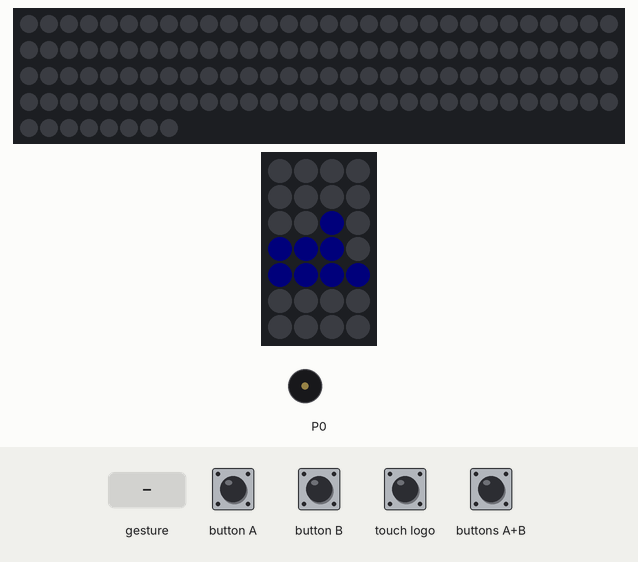
Recording of a program running on a simulated BBC micro:bit (MakeCode). On the bench: 128 RGB LEDs in strip order, left to right, continuing on the next row, 4×7 RGB LED matrix, buzzer (waves = sounding). The inputs (shaded band) are chosen by the test bench. Dim RGB values are drawn brighter than linear; random numbers come from a fixed seed; the interpreter's speed is modelled, so counts of loop turns are approximate; a tilt is held for 1.5 s and a shake lasts 1 s, then the board lies face up again; what the program prints to the serial console is not drawn.

Above: at 0.88 s.
1.4 s: gesture 'screen down'
At 3.59 s:
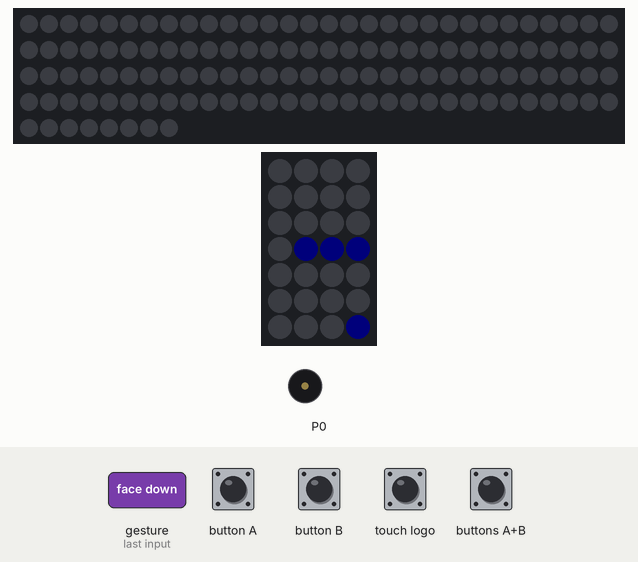
At 5.6 s:
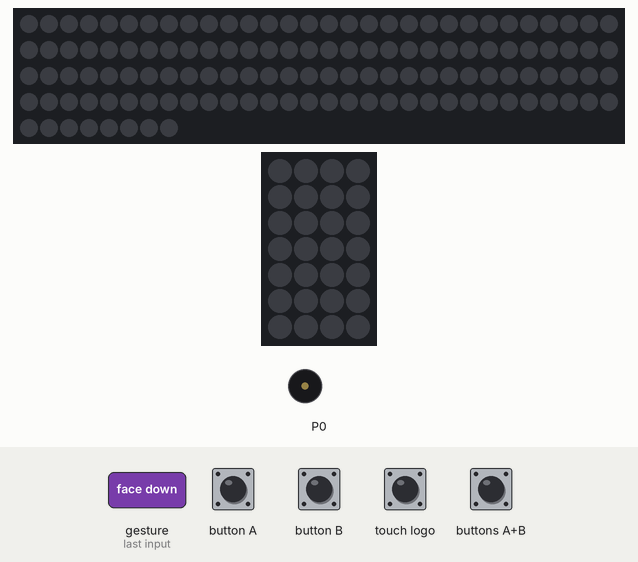
Timing chart, 0 to 7.1 s (numbered marks = the images above; inputs shaded):
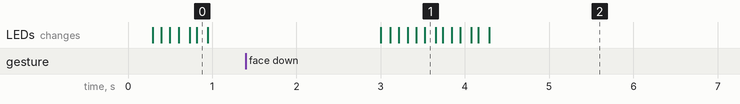

The program:

main.ts
```typescript
let MAX_BRIGHTNESS = 255
let GAMEOVER_BRIGHTNESS = 3

let CHRISTMAS_STRING_BRIGHTNESS = MAX_BRIGHTNESS
let CHRISTMAS_STRING_HEIGHT = 20
let CHRISTMAS_STRING_WIDTH = 10
let BORDER_COLOR = neopixel.colors(NeoPixelColors.White)
let BACKGROUND_COLOR = neopixel.colors(NeoPixelColors.Black)

let FIGURE_MAPS = [
    [
        [0, 1, 0, 0],
        [0, 1, 0, 0],
        [0, 1, 0, 0],
        [0, 1, 0, 0]
    ],
    [
        [0, 1, 0],
        [0, 1, 0],
        [1, 1, 0]
    ],
    [
        [0, 1, 0],
        [0, 1, 0],
        [0, 1, 1]
    ],
    [
        [1, 1],
        [1, 1]
    ],
    [
        [0, 0, 0],
        [0, 1, 1],
        [1, 1, 0]
    ],
    [
        [0, 0, 0],
        [1, 1, 1],
        [0, 1, 0]
    ],
    [
        [0, 0, 0],
        [1, 1, 0],
        [0, 1, 1]
    ]
]
let FIGURE_COLORS = [
    neopixel.colors(NeoPixelColors.Indigo),
    neopixel.colors(NeoPixelColors.Blue),
    neopixel.colors(NeoPixelColors.Orange),
    neopixel.colors(NeoPixelColors.Yellow),
    neopixel.colors(NeoPixelColors.Green),
    neopixel.colors(NeoPixelColors.Violet),
    neopixel.colors(NeoPixelColors.Red)
]

let COLLAPSE_LINE_MELODY = "G C5"
let COLLAPSE_LINE_BPM = 800
let NEXT_FIGURE_MELODY = "G C"
let NEXT_FIGURE_BPM = 800
let MOVE_MELODY = "C"
let MOVE_BPM = 2000
let ROTATE_MELODY = "C5"
let ROTATE_BPM = 2000

let INFO_DISPLAY_BRIGHTNESS = 32
let INFO_DISPLAY_WIDTH = 16
let INFO_DISPLAY_HEIGHT = 8

let NUMBER_MAPS = [
    [
        [0, 1, 1, 1],
        [0, 1, 0, 1],
        [0, 1, 0, 1],
        [0, 1, 0, 1],
        [0, 1, 1, 1]
    ], [
        [0, 0, 0, 1],
        [0, 0, 1, 1],
        [0, 0, 0, 1],
        [0, 0, 0, 1],
        [0, 0, 0, 1]
    ], [
        [0, 1, 1, 1],
        [0, 0, 0, 1],
        [0, 1, 1, 1],
        [0, 1, 0, 0],
        [0, 1, 1, 1]
    ],
    [
        [0, 1, 1, 1],
        [0, 0, 0, 1],
        [0, 1, 1, 1],
        [0, 0, 0, 1],
        [0, 1, 1, 1]
    ],
    [
        [0, 1, 0, 1],
        [0, 1, 0, 1],
        [0, 1, 1, 1],
        [0, 0, 0, 1],
        [0, 0, 0, 1]
    ],
    [
        [0, 1, 1, 1],
        [0, 1, 0, 0],
        [0, 1, 1, 1],
        [0, 0, 0, 1],
        [0, 1, 1, 1]
    ],
    [
        [0, 1, 1, 1],
        [0, 1, 0, 0],
        [0, 1, 1, 1],
        [0, 1, 0, 1],
        [0, 1, 1, 1]
    ],
    [
        [0, 1, 1, 1],
        [0, 0, 0, 1],
        [0, 0, 0, 1],
        [0, 0, 1, 0],
        [0, 0, 1, 0]
    ],
    [
        [0, 1, 1, 1],
        [0, 1, 0, 1],
        [0, 1, 1, 1],
        [0, 1, 0, 1],
        [0, 1, 1, 1]
    ],
    [
        [0, 1, 1, 1],
        [0, 1, 0, 1],
        [0, 1, 1, 1],
        [0, 0, 0, 1],
        [0, 1, 1, 1]
    ]
]
let INFO_CELL_WIDTH = 4
let INFO_CELL_HEIGHT = 5
let INFO_LOW_COLOR = neopixel.colors(NeoPixelColors.Green)
let INFO_MIDDLE_COLOR = neopixel.colors(NeoPixelColors.Yellow)
let INFO_HIGH_COLOR = neopixel.colors(NeoPixelColors.Red)

let BASE_DELAY = 500

let christmasString = neopixel.create(DigitalPin.P1, CHRISTMAS_STRING_WIDTH * CHRISTMAS_STRING_HEIGHT, NeoPixelMode.RGB)
let infoDisplay = neopixel.create(DigitalPin.P2, INFO_DISPLAY_WIDTH * INFO_DISPLAY_HEIGHT, NeoPixelMode.RGB)
let currentField: number[][]
let currentFigure: number[][]
let currentX: number
let currentY: number
let nextFigure: number[][]
let nextFigureIndex: number
let nextRotateCount: number
let collapsedLines: number
let isPaused: boolean
let isGameOver: boolean
let lastMelody: string
let lastBPM: number
let currentTask = 0

function getFieldWidth() {
    return 1 + CHRISTMAS_STRING_WIDTH + 1
}

function getFieldHeight() {
    return 1 + CHRISTMAS_STRING_HEIGHT + 1
}

function getEmptyRow(edgeColor: number, middleColor: number): number[] {
    let result: number[] = []
    for (let column = 0; column < getFieldWidth(); column++) {
        if (column == 0 || column == getFieldWidth() - 1) {
            result.push(edgeColor)
        } else {
            result.push(middleColor)
        }
    }
    return result
}

function getEmptyField(): number[][] {
    let result: number[][] = []
    for (let row = 0; row < getFieldHeight(); row++) {
        if (row == 0 || row == getFieldHeight() - 1) {
            result.push(getEmptyRow(BACKGROUND_COLOR, BORDER_COLOR))
        } else {
            result.push(getEmptyRow(BORDER_COLOR, BACKGROUND_COLOR))
        }
    }
    return result
}

function getFigureWidth(figure: number[][]): number {
    return figure[0].length
}

function getFigureHeight(figure: number[][]): number {
    return figure.length
}

function getColorFigure(map: number[][], color: number): number[][] {
    let result: number[][] = []
    let width = getFigureWidth(map)
    let height = getFigureHeight(map)
    let resultRow: number[];
    for (let row = 0; row < height; row++) {
        resultRow = []
        for (let column = 0; column < width; column++) {
            if (map[row][column]) {
                resultRow.push(color)
            } else {
                resultRow.push(BACKGROUND_COLOR)
            }
        }
        result.push(resultRow)
    }
    return result
}

function getFieldWithFigure(field: number[][], figure: number[][], x: number, y: number): number[][] {
    let resultField: number[][] = []
    let resultRow: number[];
    for (let row = 0; row < getFieldHeight(); row++) {
        if (row >= y && row < y + figure.length) {
            resultRow = []
            for (let column = 0; column < getFieldWidth(); column++) {
                if (column >= x && column < x + figure[row - y].length && figure[row - y][column - x] != BACKGROUND_COLOR) {
                    resultRow.push(figure[row - y][column - x])
                } else {
                    resultRow.push(field[row][column])
                }
            }
        } else {
            resultRow = field[row]
        }
        resultField.push(resultRow)
    }
    return resultField
}

function isFieldPossibleWithFigure(field: number[][], figure: number[][], x: number, y: number): boolean {
    for (let row = 0; row < getFieldHeight(); row++) {
        if (row >= y && row < y + figure.length) {
            for (let column = 0; column < getFieldWidth(); column++) {
                if (column >= x && column < x + figure[row - y].length &&
                    figure[row - y][column - x] != BACKGROUND_COLOR &&
                    field[row][column] != BACKGROUND_COLOR) {
                    return false
                }
            }
        }
    }
    return true
}

function getRotatedFigure(figure: number[][]): number[][] {
    let resultFigure: number[][] = []
    let figureHeight = getFigureHeight(figure)
    let resultWidth = getFigureHeight(figure)
    let resultHeight = getFigureWidth(figure)
    let resultRow: number[]
    for (let row = 0; row < resultHeight; row++) {
        resultRow = []
        for (let column = 0; column < resultWidth; column++) {
            resultRow.push(figure[figureHeight - 1 - column][row])
        }
        resultFigure.push(resultRow)
    }
    return resultFigure
}

function getCollapsedField(field: number[][]): number[][] {
    let resultField: number[][] = []
    for (let row = 0; row < getFieldHeight(); row++) {
        let hasEmpty = false
        for (let column = 0; column < getFieldWidth(); column++) {
            if (field[row][column] == BACKGROUND_COLOR) {
                hasEmpty = true
                break;
            }
        }
        if (hasEmpty) {
            resultField.push(field[row])
        }
    }
    if (resultField.length == getFieldHeight()) {
        return field
    }
    while (resultField.length < getFieldHeight()) {
        resultField.insertAt(1, getEmptyRow(BORDER_COLOR, BACKGROUND_COLOR))
        collapsedLines += 1
    }
    return resultField
}

function getNumberOfTopEmptyRows(figure: number[][]): number {
    let width = getFigureWidth(figure)
    let height = getFigureHeight(figure)
    for (let row = 0; row < height; row++) {
        for (let column = 0; column < width; column++) {
            if (figure[row][column] != BACKGROUND_COLOR) {
                return row
            }
        }
    }
    return height
}

function generateNextFigureConfiguration() {
    nextFigureIndex = randint(0, FIGURE_MAPS.length - 1)
    nextRotateCount = randint(0, 4 - 1)
}

function getNextFigure(): number[][] {
    let result = getColorFigure(FIGURE_MAPS[nextFigureIndex], FIGURE_COLORS[nextFigureIndex])
    for (let index = 0; index < nextRotateCount; index++) {
        result = getRotatedFigure(result)
    }
    return result
}

function changeFigure(figure: number[][]) {
    currentFigure = figure
    currentX = Math.floor((getFieldWidth() - getFigureWidth(currentFigure) + 1) / 2)
    currentY = 1 - getNumberOfTopEmptyRows(currentFigure)
    generateNextFigureConfiguration()
    nextFigure = getNextFigure()
}

function playMusic(melody: string, bpm: number) {
    lastMelody = melody
    lastBPM = bpm
    music.play(music.stringPlayable(melody, bpm), music.PlaybackMode.InBackground)
}

function endMovements() {
    currentField = getFieldWithFigure(currentField, currentFigure, currentX, currentY)
    let resultField = getCollapsedField(currentField)
    if (currentField == resultField) {
        playMusic(NEXT_FIGURE_MELODY, NEXT_FIGURE_BPM)
    } else {
        playMusic(COLLAPSE_LINE_MELODY, COLLAPSE_LINE_BPM)
        currentField = resultField
    }
    changeFigure(nextFigure)
    if (!isFieldPossibleWithFigure(currentField, currentFigure, currentX, currentY)) {
        isGameOver = true
    }
}

function getPixelNumber(column: number, row: number): number {
    let shift: number
    if (column % 2 == 1) {
        shift = CHRISTMAS_STRING_HEIGHT - row
    } else {
        shift = row - 1
    }
    return shift + (column - 1) * CHRISTMAS_STRING_HEIGHT
}

function showField(field: number[][]) {
    for (let row = 1; row <= CHRISTMAS_STRING_HEIGHT; row++) {
        for (let column = 1; column <= CHRISTMAS_STRING_WIDTH; column++) {
            christmasString.setPixelColor(getPixelNumber(column, row), field[row][column])
        }
    }
    christmasString.show()
}

function showFieldWithFigure() {
    showField(getFieldWithFigure(currentField, currentFigure, currentX, currentY))
}

function showInfoCell(cellIndex: number, figure: number[][]) {
    for (let row = 0; row < INFO_CELL_HEIGHT; row++) {
        for (let column = 0; column < INFO_CELL_WIDTH; column++) {
            let color
            if (row < getFigureHeight(figure) && column < getFigureWidth(figure)) {
                color = figure[row][column]
            } else {
                color = BACKGROUND_COLOR
            }
            infoDisplay.setPixelColor(
                INFO_DISPLAY_HEIGHT - 1 - row +
                column * INFO_DISPLAY_HEIGHT +
                cellIndex * INFO_CELL_WIDTH * INFO_DISPLAY_HEIGHT,
                color)
        }
    }
}

function getLowCollapsedLinesFigure(): number[][] {
    let value = collapsedLines % 10
    return getColorFigure(NUMBER_MAPS[value], INFO_LOW_COLOR)
}

function getMiddleCollapsedLinesFigure(): number[][] {
    let value = Math.floor(collapsedLines / 10) % 10
    return getColorFigure(NUMBER_MAPS[value], collapsedLines < 10 ? BACKGROUND_COLOR : INFO_MIDDLE_COLOR)
}

function getHighCollapsedLinesFigure(): number[][] {
    let value = Math.floor(collapsedLines / 100) % 10
    return getColorFigure(NUMBER_MAPS[value], collapsedLines < 100 ? BACKGROUND_COLOR : INFO_HIGH_COLOR)
}

function showInfo() {
    showInfoCell(0, nextFigure)
    showInfoCell(1, getHighCollapsedLinesFigure())
    showInfoCell(2, getMiddleCollapsedLinesFigure())
    showInfoCell(3, getLowCollapsedLinesFigure())
    infoDisplay.show()
}

function canGame(): boolean {
    return !isGameOver && !isPaused
}

function pauseGame() {
    isPaused = true
}

function moveLeft() {
    if (!canGame()) {
        return
    }
    if (isFieldPossibleWithFigure(currentField, currentFigure, currentX - 1, currentY)) {
        currentX -= 1
        showFieldWithFigure()
    }
    playMusic(MOVE_MELODY, MOVE_BPM)
}

function moveRight() {
    if (!canGame()) {
        return
    }
    if (isFieldPossibleWithFigure(currentField, currentFigure, currentX + 1, currentY)) {
        currentX += 1
        showFieldWithFigure()
    }
    playMusic(MOVE_MELODY, MOVE_BPM)
}

function rotate() {
    if (!canGame()) {
        return
    }
    let rotatedFigure = getRotatedFigure(currentFigure)
    if (isFieldPossibleWithFigure(currentField, rotatedFigure, currentX, currentY)) {
        currentFigure = rotatedFigure
        showFieldWithFigure()
    }
    playMusic(ROTATE_MELODY, ROTATE_BPM)
}

function moveDown() {
    if (!canGame()) {
        return
    }
    if (isFieldPossibleWithFigure(currentField, currentFigure, currentX, currentY + 1)) {
        currentY += 1
    } else {
        endMovements()
        if (isGameOver) {
            christmasString.setBrightness(GAMEOVER_BRIGHTNESS)
            infoDisplay.setBrightness(GAMEOVER_BRIGHTNESS)
        }
        showInfo()
    }
    showFieldWithFigure()
}

function getDelay(): number {
    let level = Math.floor(collapsedLines / 10) % 100
    return BASE_DELAY * (100 - level) / 100
}

function startMovingDown() {
    currentTask += 1
    let task = currentTask
    control.inBackground(function () {
        while (true) {
            basic.pause(getDelay())
            if (task != currentTask)
                break
            moveDown()
        }
    })
}

function startGame() {
    currentField = getEmptyField()
    collapsedLines = 0
    isPaused = false
    isGameOver = false
    generateNextFigureConfiguration()
    changeFigure(getNextFigure())
    christmasString.setBrightness(CHRISTMAS_STRING_BRIGHTNESS)
    infoDisplay.setBrightness(INFO_DISPLAY_BRIGHTNESS)
    showFieldWithFigure()
    showInfo()
    startMovingDown()
}

function resumeGame() {
    if (isGameOver) {
        startGame()
    } else {
        if (isPaused) {
            startMovingDown()
        }
        isPaused = false
    }
}

input.onButtonPressed(Button.A, moveLeft)
input.onButtonPressed(Button.B, moveRight)
input.onButtonPressed(Button.AB, moveDown)
input.onLogoEvent(TouchButtonEvent.Pressed, rotate)
input.onGesture(Gesture.ScreenDown, pauseGame)
input.onGesture(Gesture.ScreenUp, resumeGame)
radio.onReceivedNumber(function (receivedNumber) {
    if (receivedNumber == 4) {
        moveLeft()
    } else if (receivedNumber == 6) {
        moveRight()
    } else if (receivedNumber == 2) {
        moveDown()
    } else if (receivedNumber == 5) {
        rotate()
    } else if (receivedNumber == 0) {
        pauseGame()
    } else if (receivedNumber == 9) {
        resumeGame()
    }
})

startGame()
```

Source omitted: test.ts (17065 bytes)

Measured:
- after the input at 1.4 s, the LEDs: first change after 1.6 s (image 1 shows a later state)
